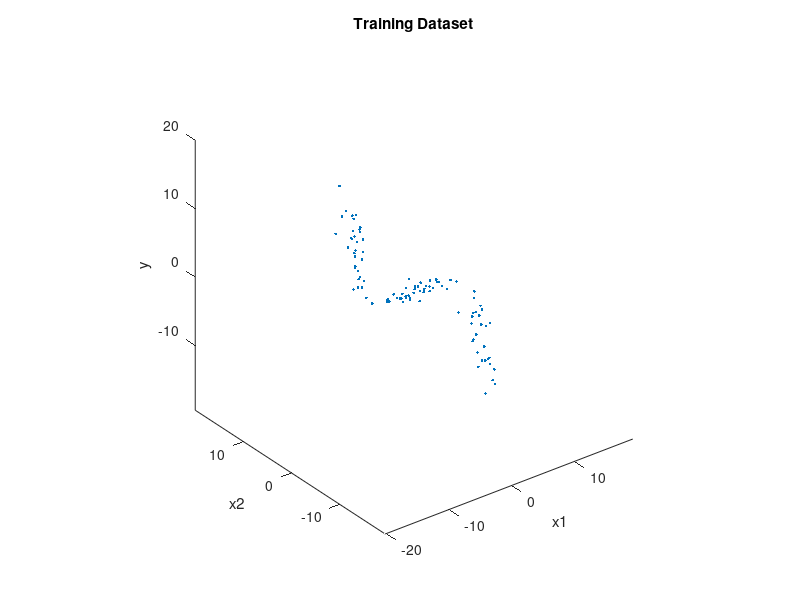
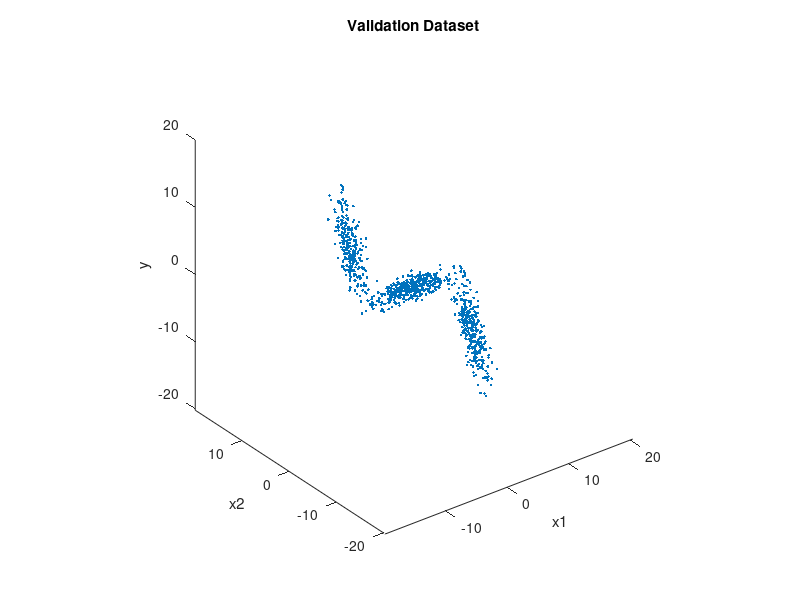

These charts were generated, in order, by the following MATLAB code:
function [xTrain,yTrain,xValidate,yValidate] = hw2q1_datagen

Ntrain = 100; [data,tlabels] = generateData(Ntrain);
figure(1), plot3(data(1,:),data(2,:),data(3,:),'.'), axis equal,
xlabel('x1'),ylabel('x2'), zlabel('y'), title('Training Dataset'),
xTrain = data(1:2,:); yTrain = data(3,:);

Nvalidate = 1000; [data,vlabels] = generateData(Nvalidate);
figure(2), plot3(data(1,:),data(2,:),data(3,:),'.'), axis equal,
xlabel('x1'),ylabel('x2'), zlabel('y'), title('Validation Dataset'),
xValidate = data(1:2,:); yValidate = data(3,:);

%%
function [x,labels] = generateData(N)
gmmParameters.priors = [.3,.4,.3]; % priors should be a row vector
gmmParameters.meanVectors = [-10 0 10;0 0 0;10 0 -10];
gmmParameters.covMatrices(:,:,1) = [1 0 -3;0 1 0;-3 0 15];
gmmParameters.covMatrices(:,:,2) = [8 0 0;0 .5 0;0 0 .5];
gmmParameters.covMatrices(:,:,3) = [1 0 -3;0 1 0;-3 0 15];
[x,labels] = generateDataFromGMM(N,gmmParameters);
%%
function [x,labels] = generateDataFromGMM(N,gmmParameters)
% Generates N vector samples from the specified mixture of Gaussians
% Returns samples and their component labels
% Data dimensionality is determined by the size of mu/Sigma parameters
priors = gmmParameters.priors; % priors should be a row vector
meanVectors = gmmParameters.meanVectors;
covMatrices = gmmParameters.covMatrices;
n = size(gmmParameters.meanVectors,1); % Data dimensionality
C = length(priors); % Number of components
x = zeros(n,N); labels = zeros(1,N); 
% Decide randomly which samples will come from each component
u = rand(1,N); thresholds = [cumsum(priors),1];
for l = 1:C
    indl = find(u <= thresholds(l)); Nl = length(indl);
    labels(1,indl) = l*ones(1,Nl);
    u(1,indl) = 1.1*ones(1,Nl); % these samples should not be used again
    x(:,indl) = mvnrnd(meanVectors(:,l),covMatrices(:,:,l),Nl)';
end